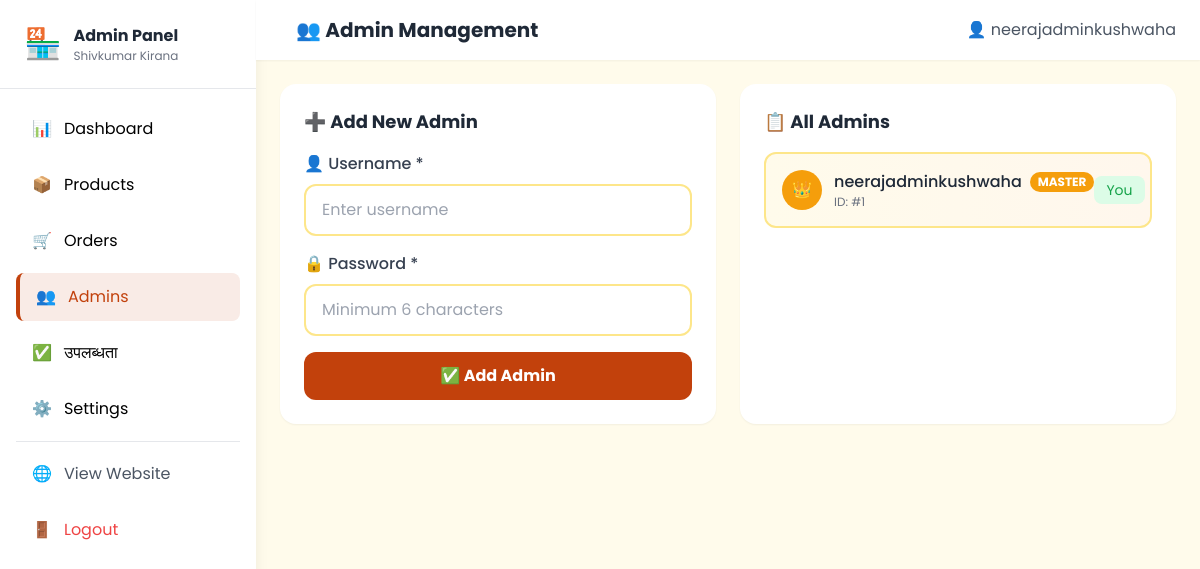
Screenshot of /admin/admins (signed in) with the database file from the repository.
### models.py (models this page shows, shortened)
class Admin(db.Model):
    __tablename__ = 'admins'
    id = db.Column(db.Integer, primary_key=True)
    username = db.Column(db.String(100), unique=True, nullable=False)
    password = db.Column(db.String(255), nullable=False)
    is_master = db.Column(db.Boolean, default=False)
    created_at = db.Column(db.DateTime, default=datetime.utcnow)

### app.py (the view)
@app.route('/admin/admins')
@admin_required
def admin_admins():
    admins_list = get_all_admins()
    current_is_master = is_master_admin(session.get('admin_id'))
    return render_template('admin/admins.html', admins=admins_list, current_is_master=current_is_master)

### app.py (called while the page is built)
def admin_required(f):
    @wraps(f)
    def decorated_function(*args, **kwargs):
        if 'admin_id' not in session:
            flash('कृपया पहले लॉगिन करें (Please login first)', 'error')
            return redirect(url_for('admin_login'))
        return f(*args, **kwargs)
    return decorated_function

### models.py (called while the page is built)
def get_all_admins():
    return Admin.query.order_by(Admin.is_master.desc(), Admin.id).all()

def is_master_admin(admin_id):
    admin = Admin.query.get(admin_id)
    return admin and admin.is_master

### templates/admin/admins.html (shortened to what this page needs)
{% extends 'admin/base.html' %}
{% block page_title %}👥 Admin Management{% endblock %}
{% block content %}
<div class="grid lg:grid-cols-2 gap-6">
    {% if current_is_master %}
    <div class="bg-white rounded-2xl shadow-sm p-6">
        <h3 class="text-lg font-bold text-gray-800 mb-4">➕ Add New Admin</h3>
        <form method="POST" action="{{ url_for('admin_add_admin') }}" class="space-y-4">
            <div>
                <label class="block text-gray-700 font-medium mb-2">
                    👤 Username *
                </label>
                <input type="text"
                       name="username"
                       required
                       placeholder="Enter username"
                       class="w-full px-4 py-3 border-2 border-amber-200 rounded-xl focus:ring-2 focus:ring-primary focus:border-primary outline-none">
            </div>
            <div>
                <label class="block text-gray-700 font-medium mb-2">
                    🔒 Password *
                </label>
                <input type="password"
                       name="password"
                       required
                       minlength="6"
                       placeholder="Minimum 6 characters"
                       class="w-full px-4 py-3 border-2 border-amber-200 rounded-xl focus:ring-2 focus:ring-primary focus:border-primary outline-none">
            </div>
            <button type="submit"
                    class="w-full py-3 bg-primary text-white font-bold rounded-xl hover:bg-primary-dark transition-all">
                ✅ Add Admin
            </button>
        </form>
    </div>
    {% endif %}
    <div class="bg-white rounded-2xl shadow-sm p-6">
        <h3 class="text-lg font-bold text-gray-800 mb-4">📋 All Admins</h3>
        {% if admins %}
        <div class="space-y-3">
            {% for admin in admins %}
            <div class="flex items-center justify-between p-4 {% if admin.is_master %}bg-gradient-to-r from-amber-50 to-orange-50 border-2 border-amber-200{% else %}bg-gray-50{% endif %} rounded-xl">
                <div class="flex items-center space-x-3">
                    <div class="w-10 h-10 {% if admin.is_master %}bg-amber-500{% else %}bg-primary/10{% endif %} text-{% if admin.is_master %}white{% else %}primary{% endif %} rounded-full flex items-center justify-center font-bold">
                        {% if admin.is_master %}👑{% else %}{{ admin.username[0]|upper }}{% endif %}
                    </div>
                    <div>
                        <div class="flex items-center space-x-2">
                            <p class="font-medium text-gray-800">{{ admin.username }}</p>
                            {% if admin.is_master %}
                            <span class="px-2 py-0.5 bg-amber-500 text-white text-xs font-bold rounded-full">MASTER</span>
                            {% endif %}
                        </div>
                        <p class="text-xs text-gray-500">ID: #{{ admin.id }}</p>
                    </div>
                </div>
                {% if admin.id == session.admin_id %}
                <span class="px-3 py-1 bg-green-100 text-green-600 rounded-lg text-sm">
                    You
                </span>
                {% elif admin.is_master %}
                <span class="px-3 py-1 bg-amber-100 text-amber-700 rounded-lg text-xs">
                    Protected
                </span>
                {% endif %}
            </div>
            {% endfor %}
        </div>
        {% else %}
        <div class="text-center py-8 text-gray-500">
            <div class="text-4xl mb-2">👥</div>
            <p>No admins found</p>
        </div>
        {% endif %}
    </div>
</div>
{% endblock %}

### templates/admin/base.html (shortened to what this page needs)
<!DOCTYPE html>
<html lang="hi">
<head>
    <script src="https://cdn.tailwindcss.com"></script>
</head>
<body class="bg-amber-50 min-h-screen">
    <div class="flex">
        <aside class="w-64 bg-white min-h-screen shadow-lg fixed left-0 top-0 hidden lg:block">
            <div class="p-6 border-b">
                <div class="flex items-center space-x-3">
                    <span class="text-3xl">🏪</span>
                    <div>
                        <h1 class="font-bold text-gray-800">Admin Panel</h1>
                        <p class="text-xs text-gray-500">Shivkumar Kirana</p>
                    </div>
                </div>
            </div>
            <nav class="p-4 space-y-2">
                <a href="{{ url_for('admin_dashboard') }}"
                   class="sidebar-link flex items-center space-x-3 px-4 py-3 rounded-lg hover:bg-gray-100 transition-all {% if request.endpoint == 'admin_dashboard' %}active{% endif %}">
                    <span>📊</span>
                    <span>Dashboard</span>
                </a>
                <a href="{{ url_for('admin_products') }}"
                   class="sidebar-link flex items-center space-x-3 px-4 py-3 rounded-lg hover:bg-gray-100 transition-all {% if 'products' in request.endpoint %}active{% endif %}">
                    <span>📦</span>
                    <span>Products</span>
                </a>
                <a href="{{ url_for('admin_orders') }}"
                   class="sidebar-link flex items-center space-x-3 px-4 py-3 rounded-lg hover:bg-gray-100 transition-all {% if 'orders' in request.endpoint %}active{% endif %}">
                    <span>🛒</span>
                    <span>Orders</span>
                </a>
                <a href="{{ url_for('admin_admins') }}"
                   class="sidebar-link flex items-center space-x-3 px-4 py-3 rounded-lg hover:bg-gray-100 transition-all {% if 'admins' in request.endpoint %}active{% endif %}">
                    <span>👥</span>
                    <span>Admins</span>
                </a>
                <a href="{{ url_for('admin_availability') }}"
                   class="sidebar-link flex items-center space-x-3 px-4 py-3 rounded-lg hover:bg-gray-100 transition-all {% if 'availability' in request.endpoint %}active{% endif %}">
                    <span>✅</span>
                    <span>उपलब्धता</span>
                </a>
                <a href="{{ url_for('admin_settings') }}"
                   class="sidebar-link flex items-center space-x-3 px-4 py-3 rounded-lg hover:bg-gray-100 transition-all {% if 'settings' in request.endpoint %}active{% endif %}">
                    <span>⚙️</span>
                    <span>Settings</span>
                </a>
                <hr class="my-4">
                <a href="{{ url_for('index') }}" target="_blank"
                   class="flex items-center space-x-3 px-4 py-3 rounded-lg hover:bg-gray-100 transition-all text-gray-600">
                    <span>🌐</span>
                    <span>View Website</span>
                </a>
                <a href="{{ url_for('admin_logout') }}"
                   class="flex items-center space-x-3 px-4 py-3 rounded-lg hover:bg-red-50 transition-all text-red-500">
                    <span>🚪</span>
                    <span>Logout</span>
                </a>
            </nav>
        </aside>
        <main class="flex-1 lg:ml-64">
            <header class="bg-white shadow-sm px-6 py-4 sticky top-0 z-10">
                <div class="flex items-center justify-between">
                    <div class="flex items-center space-x-4">
                        <h2 class="text-xl font-bold text-gray-800">{% block page_title %}Dashboard{% endblock %}</h2>
                    </div>
                    <div class="flex items-center space-x-4">
                        <span class="text-gray-600">👤 {{ session.admin_username }}</span>
                    </div>
                </div>
            </header>
            <div class="p-6">
                {% block content %}{% endblock %}
            </div>
        </main>
    </div>
</body>
</html>

### templates/admin/base.html (style rules this page uses)
* { font-family: 'Poppins', sans-serif; }
.sidebar-link.active { background: rgba(194, 65, 12, 0.1); color: #c2410c; border-left: 4px solid #c2410c; }

### rows the page displays
Admin: admin_username "neerajadminkushwaha", username "neerajadminkushwaha", is_master "MASTER", id "1", shows "You"
